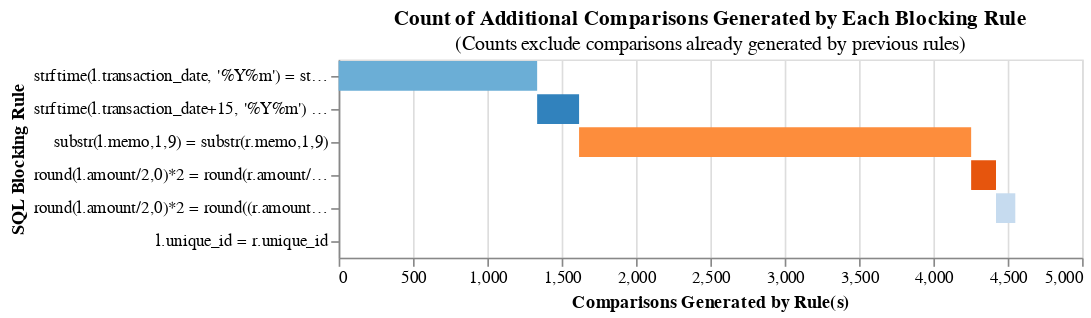

The notebook cell saved with this chart:
### Code cell
# Design blocking rules that allow for differences in transaction date and amounts

blocking_rule_date_1 = """
    strftime(l.transaction_date, '%Y%m') = strftime(r.transaction_date, '%Y%m')
    and substr(l.memo, 1,3) = substr(r.memo,1,3)
    and l.amount/r.amount > 0.7   and l.amount/r.amount < 1.3
"""

# Offset by half a month to ensure we capture case when the dates are e.g. 31st Jan and 1st Feb
blocking_rule_date_2 = """
    strftime(l.transaction_date+15, '%Y%m') = strftime(r.transaction_date, '%Y%m')
    and substr(l.memo, 1,3) = substr(r.memo,1,3)
    and l.amount/r.amount > 0.7   and l.amount/r.amount < 1.3
"""

blocking_rule_memo = """
substr(l.memo,1,9) = substr(r.memo,1,9)
"""

blocking_rule_amount_1 = """
round(l.amount/2,0)*2 = round(r.amount/2,0)*2 and yearweek(r.transaction_date) = yearweek(l.transaction_date)
"""

blocking_rule_amount_2 = """
round(l.amount/2,0)*2 = round((r.amount+1)/2,0)*2 and yearweek(r.transaction_date) = yearweek(l.transaction_date + 4)
"""

blocking_rule_cheat = """
l.unique_id = r.unique_id
"""


linker.cumulative_num_comparisons_from_blocking_rules_chart(
    [
        blocking_rule_date_1,
        blocking_rule_date_2,
        blocking_rule_memo,
        blocking_rule_amount_1,
        blocking_rule_amount_2,
        blocking_rule_cheat,
    ]
)

### Figure 1 — Vega-Lite specification as saved in the notebook (floating-point values rounded to 4 significant figures)
{"$schema": "https://vega.github.io/schema/vega-lite/v5.json", "data": {"values": [{"cartesian": 1000000, "cumulative_rows": 1335, "reduction_ratio": "The rolling reduction ratio with your given blocking rule(s) is 0.998665. This represents the reduction in the total number of comparisons due to your rule(s).", "row_count": 1335, "rule": "\n    strftime(l.transaction_date, '%Y%m') = strftime(r.transaction_date, '%Y%m')\n    and substr(l.memo, 1,3) = substr(r.memo,1,3)\n    and l.amount/r.amount > 0.7   and l.amount/r.amount < 1.3\n", "start": 0}, {"cartesian": 1000000, "cumulative_rows": 1617, "reduction_ratio": "The rolling reduction ratio with your given blocking rule(s) is 0.998383. This represents the reduction in the total number of comparisons due to your rule(s).", "row_count": 282, "rule": "\n    strftime(l.transaction_date+15, '%Y%m') = strftime(r.transaction_date, '%Y%m')\n    and substr(l.memo, 1,3) = substr(r.memo,1,3)\n    and l.amount/r.amount > 0.7   and l.amount/r.amount < 1.3\n", "start": 1335}, {"cartesian": 1000000, "cumulative_rows": 4254, "reduction_ratio": "The rolling reduction ratio with your given blocking rule(s) is 0.995746. This represents the reduction in the total number of comparisons due to your rule(s).", "row_count": 2637, "rule": "\nsubstr(l.memo,1,9) = substr(r.memo,1,9)\n", "start": 1617}, {"cartesian": 1000000, "cumulative_rows": 4421, "reduction_ratio": "The rolling reduction ratio with your given blocking rule(s) is 0.995579. This represents the reduction in the total number of comparisons due to your rule(s).", "row_count": 167, "rule": "\nround(l.amount/2,0)*2 = round(r.amount/2,0)*2 and yearweek(r.transaction_date) = yearweek(l.transaction_date)\n", "start": 4254}, {"cartesian": 1000000, "cumulative_rows": 4551, "reduction_ratio": "The rolling reduction ratio with your given blocking rule(s) is 0.995449. This represents the reduction in the total number of comparisons due to your rule(s).", "row_count": 130, "rule": "\nround(l.amount/2,0)*2 = round((r.amount+1)/2,0)*2 and yearweek(r.transaction_date) = yearweek(l.transaction_date + 4)\n", "start": 4421}, {"cartesian": 1000000, "cumulative_rows": 4551, "reduction_ratio": "The rolling reduction ratio with your given blocking rule(s) is 0.995449. This represents the reduction in the total number of comparisons due to your rule(s).", "row_count": 0, "rule": "\nl.unique_id = r.unique_id\n", "start": 4551}]}, "encoding": {"color": {"field": "rule", "legend": null, "scale": {"scheme": "category20c"}}, "order": {"field": "cumulative_rows"}, "tooltip": [{"field": "rule", "title": "SQL Condition", "type": "nominal"}, {"field": "row_count", "format": ",", "title": "Comparisons Generated", "type": "quantitative"}, {"field": "cumulative_rows", "format": ",", "title": "Cumulative Comparisons", "type": "quantitative"}, {"field": "cartesian", "format": ",", "title": "Cartesian Product of Input Data", "type": "quantitative"}, {"field": "reduction_ratio", "title": "Reduction Ratio (cumulative rows/cartesian product)", "type": "nominal"}], "x": {"field": "start", "title": "Comparisons Generated by Rule(s)", "type": "quantitative"}, "x2": {"field": "cumulative_rows"}, "y": {"field": "rule", "sort": ["-x2"], "title": "SQL Blocking Rule"}}, "height": {"step": 20}, "mark": "bar", "title": {"subtitle": "(Counts exclude comparisons already generated by previous rules)", "text": "Count of Additional Comparisons Generated by Each Blocking Rule"}, "width": 450}
